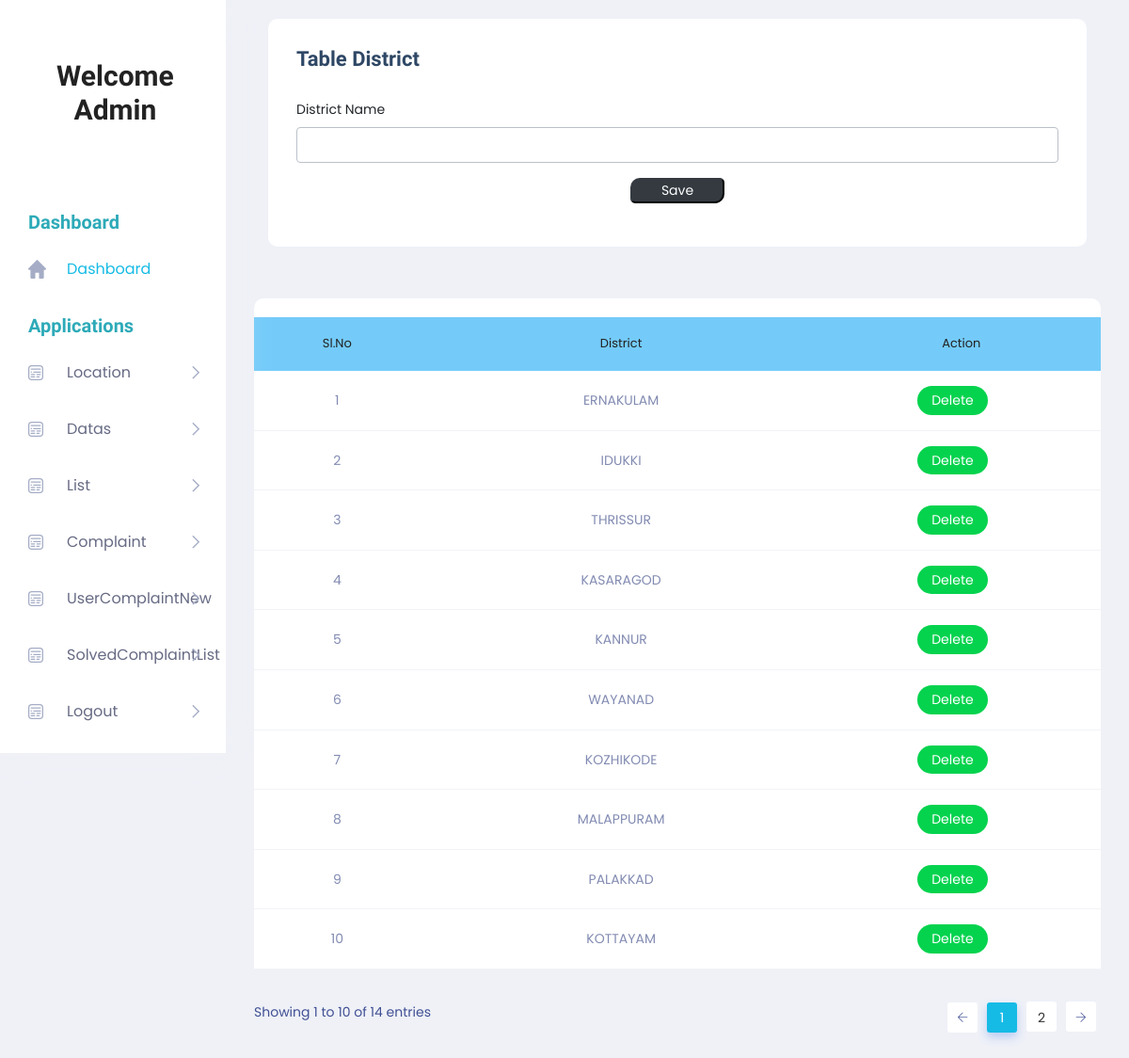
Page /Project/Admin/District.php on the committed database.
### tables this page shows
CREATE TABLE `tbl_district` (
  `district_id` int(11) NOT NULL,
  `district_name` varchar(100) NOT NULL
);

### Project/Admin/District.php (the view, shortened to what this page needs)
<!DOCTYPE html PUBLIC "-//W3C//DTD XHTML 1.0 Transitional//EN" "http://www.w3.org/TR/xhtml1/DTD/xhtml1-transitional.dtd">
<html xmlns="http://www.w3.org/1999/xhtml">
<head>
</head>
<?php
include('Head.php');
?>
<body>
        <section class="main_content dashboard_part">
            <div class="main_content_iner ">
                <div class="container-fluid p-0">
                    <div class="row justify-content-center">
                        <div class="col-12">
                            <div class="QA_section">
                                <div class="white_box_tittle list_header">
                                    <div class="col-lg-12">
                                        <div class="white_box mb_30">
                                            <div class="box_header ">
                                                <div class="main-title">
                                                    <h3 class="mb-0" >Table District</h3>
                                                </div>
                                            </div>
                                            <form method="post">
                                                <div class="form-group">
                                                    <label for="txt_district">District Name</label>
                                                    <input required="" type="text" class="form-control" id="txt_district" name="txt_district" autocomplete="off" required>
                                                </div>
                                                <div class="form-group" align="center">
<input type="submit" class="btn-dark" style="width:100px; border-radius: 10px 5px " name="btn_save" value="Save">
                                                </div>
                                            </form>
                                        </div>
                                    </div>
                                </div>
                                <div class="QA_table mb_30">
                                    <table class="table lms_table_active">
                                        <thead>
                                            <tr style="background-color: #74CBF9">
                                                <td align="center" scope="col">Sl.No</td>
                                                <td align="center" scope="col">District</td>
                                                <td align="center" scope="col">Action</td>
                                            </tr>
                                        </thead>
                                        <tbody>
                                            <?php
                                                $i = 0;
                                                $selQry = "select * from tbl_district";
                                                $rs = $Conn->query($selQry);
                                                while ($data = $rs->fetch_assoc()) {
                                                    $i++;
                                            ?>
                                            <tr>
                                                <td align="center"><?php echo $i;?></td>
                                                <td align="center"><?php echo $data["district_name"];?></td>
                                                <td align="center"><a href="district.php?id=<?php echo $data["district_id"];?>" class="status_btn">Delete</a> &nbsp;&nbsp;&nbsp;&nbsp;
</td>                                            </tr>
                                            <?php
                                              }
                                            ?>
                                        </tbody>
                                    </table>
                                </div>
                            </div>
                        </div>
                    </div>
                </div>
            </div>
        </section>
        <?php
		include('Foot.php');
		?>
</body>
</html>

### rows in the picture
tbl_district: district_name "ERNAKULAM"
tbl_district: district_name "IDUKKI"
tbl_district: district_name "THRISSUR"
tbl_district: district_name "KASARAGOD"
tbl_district: district_name "KANNUR"
tbl_district: district_name "WAYANAD"
tbl_district: district_name "KOZHIKODE"
tbl_district: district_name "MALAPPURAM"
tbl_district: district_name "PALAKKAD"
tbl_district: district_name "KOTTAYAM"
